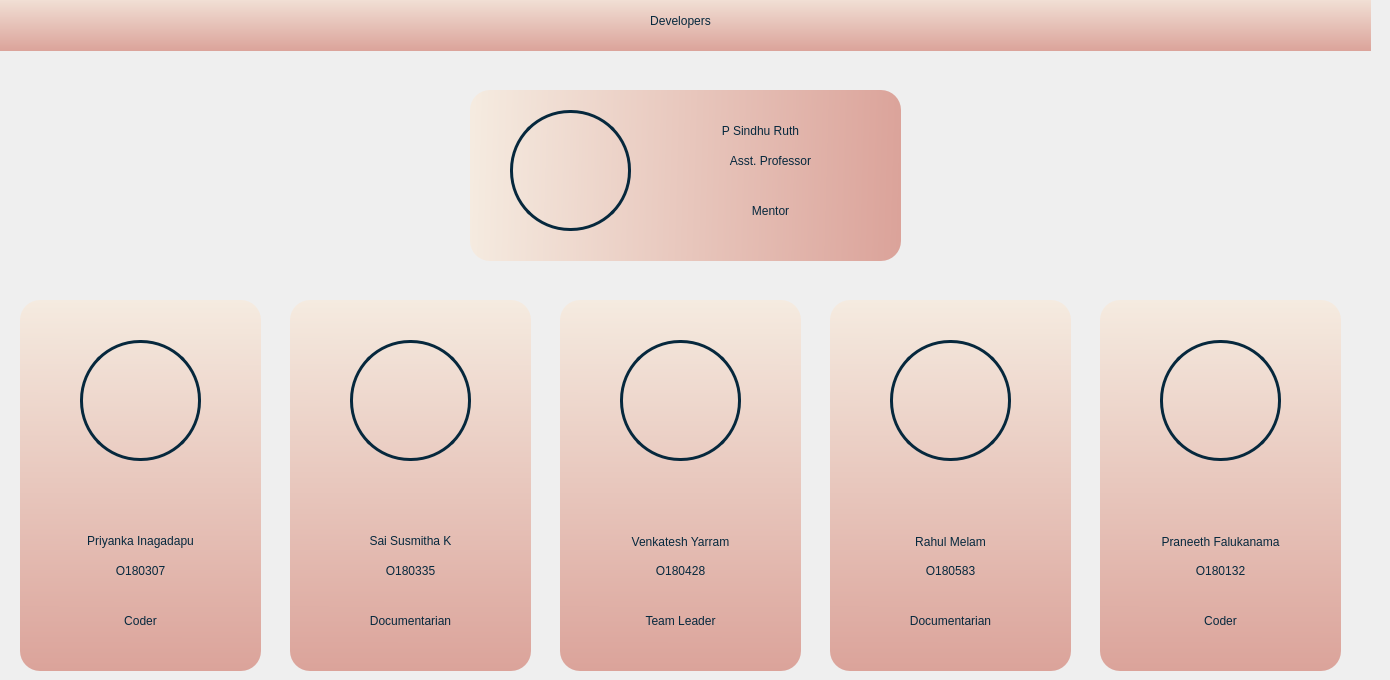
    <widget class="QWidget" name="Developers">
     <widget class="QLabel" name="label_13">
      <property name="geometry">
       <rect>
        <x>-10</x>
        <y>-10</y>
        <width>1381</width>
        <height>61</height>
       </rect>
      </property>
      <property name="styleSheet">
       <string notr="true">QLabel#label_13{

color: rgb(6, 40, 61);
	background-color: qlineargradient(spread:pad, x1:0.511, y1:1, x2:0.512, y2:0, stop:0 rgba(219, 163, 154, 255), stop:1 rgba(245, 235, 224, 255));
font: 75 36pt &quot;Times New Roman&quot;;


}</string>
      </property>
      <property name="text">
       <string>Developers</string>
      </property>
      <property name="alignment">
       <set>Qt::AlignCenter</set>
      </property>
     </widget>
     <widget class="QWidget" name="widget" native="true">
      <property name="geometry">
       <rect>
        <x>20</x>
        <y>300</y>
        <width>241</width>
        <height>371</height>
       </rect>
      </property>
      <property name="styleSheet">
       <string notr="true">QWidget#widget{
	background-color: qlineargradient(spread:pad, x1:0.511, y1:1, x2:0.512, y2:0, stop:0 rgba(219, 163, 154, 255), stop:1 rgba(245, 235, 224, 255));
border-radius:20%;
}
</string>
      </property>
      <widget class="QLabel" name="label_22">
       <property name="geometry">
        <rect>
         <x>0</x>
         <y>220</y>
         <width>241</width>
         <height>41</height>
        </rect>
       </property>
       <property name="styleSheet">
        <string notr="true">color: rgb(6, 40, 61);
font: 18pt &quot;Arial&quot;;</string>
       </property>
       <property name="text">
        <string>Priyanka Inagadapu</string>
       </property>
       <property name="alignment">
        <set>Qt::AlignCenter</set>
       </property>
      </widget>
      <widget class="QLabel" name="label_23">
       <property name="geometry">
        <rect>
         <x>10</x>
         <y>250</y>
         <width>221</width>
         <height>41</height>
        </rect>
       </property>
       <property name="styleSheet">
        <string notr="true">color: rgb(6, 40, 61);
font: 14pt &quot;Arial&quot;;</string>
       </property>
       <property name="text">
        <string>O180307</string>
       </property>
       <property name="alignment">
        <set>Qt::AlignCenter</set>
       </property>
      </widget>
      <widget class="QLabel" name="label_24">
       <property name="geometry">
        <rect>
         <x>10</x>
         <y>300</y>
         <width>221</width>
         <height>41</height>
        </rect>
       </property>
       <property name="styleSheet">
        <string notr="true">color: rgb(6, 40, 61);
font: 75 20pt &quot;Arial&quot;;
</string>
       </property>
       <property name="text">
        <string>Coder</string>
       </property>
       <property name="alignment">
        <set>Qt::AlignCenter</set>
       </property>
      </widget>
      <widget class="QLabel" name="label_40">
       <property name="geometry">
        <rect>
         <x>60</x>
         <y>40</y>
         <width>121</width>
         <height>121</height>
        </rect>
       </property>
       <property name="styleSheet">
        <string notr="true">QLabel#label_40{
border-radius:60%;
border: 3px solid rgb(6, 40, 61);
}</string>
       </property>
       <property name="text">
        <string/>
       </property>
       <property name="pixmap">
        <pixmap resource="../Images/images.qrc">:/pics/PriyankaI.png</pixmap>
       </property>
       <property name="scaledContents">
        <bool>true</bool>
       </property>
      </widget>
     </widget>
     <widget class="QWidget" name="widget_2" native="true">
      <property name="geometry">
       <rect>
        <x>290</x>
        <y>300</y>
        <width>241</width>
        <height>371</height>
       </rect>
      </property>
      <property name="styleSheet">
       <string notr="true">QWidget#widget_2{
	background-color: qlineargradient(spread:pad, x1:0.511, y1:1, x2:0.512, y2:0, stop:0 rgba(219, 163, 154, 255), stop:1 rgba(245, 235, 224, 255));
border-radius:20%;
}
</string>
      </property>
      <widget class="QLabel" name="label_19">
       <property name="geometry">
        <rect>
         <x>10</x>
         <y>220</y>
         <width>221</width>
         <height>41</height>
        </rect>
       </property>
       <property name="styleSheet">
        <string notr="true">color: rgb(6, 40, 61);
font: 18pt &quot;Arial&quot;;</string>
       </property>
       <property name="text">
        <string>Sai Susmitha K</string>
       </property>
       <property name="alignment">
        <set>Qt::AlignCenter</set>
       </property>
      </widget>
      <widget class="QLabel" name="label_20">
       <property name="geometry">
        <rect>
         <x>10</x>
         <y>250</y>
         <width>221</width>
         <height>41</height>
        </rect>
       </property>
       <property name="styleSheet">
        <string notr="true">color: rgb(6, 40, 61);
font: 14pt &quot;Arial&quot;;</string>
       </property>
       <property name="text">
        <string>O180335</string>
       </property>
       <property name="alignment">
        <set>Qt::AlignCenter</set>
       </property>
      </widget>
      <widget class="QLabel" name="label_21">
       <property name="geometry">
        <rect>
         <x>10</x>
         <y>300</y>
         <width>221</width>
         <height>41</height>
        </rect>
       </property>
       <property name="styleSheet">
        <string notr="true">color: rgb(6, 40, 61);
font: 75 20pt &quot;Arial&quot;;
</string>
       </property>
       <property name="text">
        <string>Documentarian</string>
       </property>
       <property name="alignment">
        <set>Qt::AlignCenter</set>
       </property>
      </widget>
      <widget class="QLabel" name="label_37">
       <property name="geometry">
        <rect>
         <x>60</x>
         <y>40</y>
         <width>121</width>
         <height>121</height>
        </rect>
       </property>
       <property name="styleSheet">
        <string notr="true">QLabel#label_37{
border-radius:60%;
border: 3px solid rgb(6, 40, 61);
}</string>
       </property>
       <property name="text">
        <string/>
       </property>
       <property name="pixmap">
        <pixmap resource="../Images/images.qrc">:/pics/SaiSusmitha.png</pixmap>
       </property>
       <property name="scaledContents">
        <bool>true</bool>
       </property>
      </widget>
     </widget>
     <widget class="QWidget" name="widget_3" native="true">
      <property name="geometry">
       <rect>
        <x>560</x>
        <y>300</y>
        <width>241</width>
        <height>371</height>
       </rect>
      </property>
      <property name="styleSheet">
       <string notr="true">QWidget#widget_3{
	background-color: qlineargradient(spread:pad, x1:0.511, y1:1, x2:0.512, y2:0, stop:0 rgba(219, 163, 154, 255), stop:1 rgba(245, 235, 224, 255));
border-radius:20%;
}
</string>
      </property>
      <widget class="QLabel" name="label_15">
       <property name="geometry">
        <rect>
         <x>10</x>
         <y>221</y>
         <width>221</width>
         <height>41</height>
        </rect>
       </property>
       <property name="styleSheet">
        <string notr="true">color: rgb(6, 40, 61);
font: 18pt &quot;Arial&quot;;</string>
       </property>
       <property name="text">
        <string>Venkatesh Yarram</string>
       </property>
       <property name="alignment">
        <set>Qt::AlignCenter</set>
       </property>
      </widget>
      <widget class="QLabel" name="label_16">
       <property name="geometry">
        <rect>
         <x>10</x>
         <y>250</y>
         <width>221</width>
         <height>41</height>
        </rect>
       </property>
       <property name="styleSheet">
        <string notr="true">color: rgb(6, 40, 61);
font: 14pt &quot;Arial&quot;;</string>
       </property>
       <property name="text">
        <string>O180428</string>
       </property>
       <property name="alignment">
        <set>Qt::AlignCenter</set>
       </property>
      </widget>
      <widget class="QLabel" name="label_18">
       <property name="geometry">
        <rect>
         <x>10</x>
         <y>300</y>
         <width>221</width>
         <height>41</height>
        </rect>
       </property>
       <property name="styleSheet">
        <string notr="true">color: rgb(6, 40, 61);
font: 75 20pt &quot;Arial&quot;;
</string>
       </property>
       <property name="text">
        <string>Team Leader</string>
       </property>
       <property name="alignment">
        <set>Qt::AlignCenter</set>
       </property>
      </widget>
      <widget class="QLabel" name="label_36">
       <property name="geometry">
        <rect>
         <x>60</x>
         <y>40</y>
         <width>121</width>
         <height>121</height>
        </rect>
       </property>
       <property name="styleSheet">
        <string notr="true">QLabel#label_36{
border-radius:60%;
border: 3px solid rgb(6, 40, 61);
}</string>
       </property>
       <property name="text">
        <string/>
       </property>
       <property name="pixmap">
        <pixmap>../Images/Venkatesh.png</pixmap>
       </property>
       <property name="scaledContents">
        <bool>true</bool>
       </property>
      </widget>
     </widget>
     <widget class="QWidget" name="widget_4" native="true">
      <property name="geometry">
       <rect>
        <x>830</x>
        <y>300</y>
        <width>241</width>
        <height>371</height>
       </rect>
      </property>
      <property name="styleSheet">
       <string notr="true">QWidget#widget_4{
	background-color: qlineargradient(spread:pad, x1:0.511, y1:1, x2:0.512, y2:0, stop:0 rgba(219, 163, 154, 255), stop:1 rgba(245, 235, 224, 255));
border-radius:20%;
}
</string>
      </property>
      <widget class="QLabel" name="label_25">
       <property name="geometry">
        <rect>
         <x>10</x>
         <y>250</y>
         <width>221</width>
         <height>41</height>
        </rect>
       </property>
       <property name="styleSheet">
        <string notr="true">color: rgb(6, 40, 61);
font: 14pt &quot;Arial&quot;;</string>
       </property>
       <property name="text">
        <string>O180583</string>
       </property>
       <property name="alignment">
        <set>Qt::AlignCenter</set>
       </property>
      </widget>
      <widget class="QLabel" name="label_26">
       <property name="geometry">
        <rect>
         <x>10</x>
         <y>221</y>
         <width>221</width>
         <height>41</height>
        </rect>
       </property>
       <property name="styleSheet">
        <string notr="true">color: rgb(6, 40, 61);
font: 18pt &quot;Arial&quot;;</string>
       </property>
       <property name="text">
        <string>Rahul Melam</string>
       </property>
       <property name="alignment">
        <set>Qt::AlignCenter</set>
       </property>
      </widget>
      <widget class="QLabel" name="label_27">
       <property name="geometry">
        <rect>
         <x>10</x>
         <y>300</y>
         <width>221</width>
         <height>41</height>
        </rect>
       </property>
       <property name="styleSheet">
        <string notr="true">color: rgb(6, 40, 61);
font: 75 20pt &quot;Arial&quot;;
</string>
       </property>
       <property name="text">
        <string>Documentarian</string>
       </property>
       <property name="alignment">
        <set>Qt::AlignCenter</set>
       </property>
      </widget>
      <widget class="QLabel" name="label_38">
       <property name="geometry">
        <rect>
         <x>60</x>
         <y>40</y>
         <width>121</width>
         <height>121</height>
        </rect>
       </property>
       <property name="styleSheet">
        <string notr="true">QLabel#label_38{
border-radius:60%;
border: 3px solid rgb(6, 40, 61);
}</string>
       </property>
       <property name="text">
        <string/>
       </property>
       <property name="pixmap">
        <pixmap>../Images/Rahul.png</pixmap>
       </property>
       <property name="scaledContents">
        <bool>true</bool>
       </property>
      </widget>
     </widget>
     <widget class="QWidget" name="widget_5" native="true">
      <property name="geometry">
       <rect>
        <x>1100</x>
        <y>300</y>
        <width>241</width>
        <height>371</height>
       </rect>
      </property>
      <property name="styleSheet">
       <string notr="true">QWidget#widget_5{
	background-color: qlineargradient(spread:pad, x1:0.511, y1:1, x2:0.512, y2:0, stop:0 rgba(219, 163, 154, 255), stop:1 rgba(245, 235, 224, 255));
border-radius:20%;
}
</string>
      </property>
      <widget class="QLabel" name="label_28">
       <property name="geometry">
        <rect>
         <x>10</x>
         <y>250</y>
         <width>221</width>
         <height>41</height>
        </rect>
       </property>
       <property name="styleSheet">
        <string notr="true">color: rgb(6, 40, 61);
font: 14pt &quot;Arial&quot;;</string>
       </property>
       <property name="text">
        <string>O180132</string>
       </property>
       <property name="alignment">
        <set>Qt::AlignCenter</set>
       </property>
      </widget>
      <widget class="QLabel" name="label_29">
       <property name="geometry">
        <rect>
         <x>0</x>
         <y>221</y>
         <width>241</width>
         <height>41</height>
        </rect>
       </property>
       <property name="styleSheet">
        <string notr="true">color: rgb(6, 40, 61);
font: 18pt &quot;Arial&quot;;</string>
       </property>
       <property name="text">
        <string>Praneeth Falukanama</string>
       </property>
       <property name="alignment">
        <set>Qt::AlignCenter</set>
       </property>
      </widget>
      <widget class="QLabel" name="label_30">
       <property name="geometry">
        <rect>
         <x>10</x>
         <y>300</y>
         <width>221</width>
         <height>41</height>
        </rect>
       </property>
       <property name="styleSheet">
        <string notr="true">color: rgb(6, 40, 61);
font: 75 20pt &quot;Arial&quot;;
</string>
       </property>
       <property name="text">
        <string>Coder</string>
       </property>
       <property name="alignment">
        <set>Qt::AlignCenter</set>
       </property>
      </widget>
      <widget class="QLabel" name="label_39">
       <property name="geometry">
        <rect>
         <x>60</x>
         <y>40</y>
         <width>121</width>
         <height>121</height>
        </rect>
       </property>
       <property name="styleSheet">
        <string notr="true">QLabel#label_39{
border-radius:60%;
border: 3px solid rgb(6, 40, 61);
}</string>
       </property>
       <property name="text">
        <string/>
       </property>
       <property name="pixmap">
        <pixmap resource="../Images/images.qrc">:/pics/Venkatesh.png</pixmap>
       </property>
       <property name="scaledContents">
        <bool>true</bool>
       </property>
      </widget>
     </widget>
     <widget class="QWidget" name="widget_6" native="true">
      <property name="geometry">
       <rect>
        <x>470</x>
        <y>90</y>
        <width>431</width>
        <height>171</height>
       </rect>
      </property>
      <property name="styleSheet">
       <string notr="true">QWidget#widget_6{

	background-color: qlineargradient(spread:pad, x1:1, y1:0.534, x2:0.001, y2:0.522409, stop:0 rgba(219, 163, 154, 255), stop:1 rgba(245, 235, 224, 255));
border-radius:20%;
}
</string>
      </property>
      <widget class="QLabel" name="label_31">
       <property name="geometry">
        <rect>
         <x>180</x>
         <y>20</y>
         <width>221</width>
         <height>41</height>
        </rect>
       </property>
       <property name="styleSheet">
        <string notr="true">color: rgb(6, 40, 61);
font: 18pt &quot;Arial&quot;;</string>
       </property>
       <property name="text">
        <string>P Sindhu Ruth</string>
       </property>
       <property name="alignment">
        <set>Qt::AlignCenter</set>
       </property>
      </widget>
      <widget class="QLabel" name="label_32">
       <property name="geometry">
        <rect>
         <x>190</x>
         <y>50</y>
         <width>221</width>
         <height>41</height>
        </rect>
       </property>
       <property name="styleSheet">
        <string notr="true">color: rgb(6, 40, 61);
font: 14pt &quot;Arial&quot;;</string>
       </property>
       <property name="text">
        <string>Asst. Professor</string>
       </property>
       <property name="alignment">
        <set>Qt::AlignCenter</set>
       </property>
      </widget>
      <widget class="QLabel" name="label_33">
       <property name="geometry">
        <rect>
         <x>190</x>
         <y>100</y>
         <width>221</width>
         <height>41</height>
        </rect>
       </property>
       <property name="styleSheet">
        <string notr="true">color: rgb(6, 40, 61);
font: 75 20pt &quot;Arial&quot;;
</string>
       </property>
       <property name="text">
        <string>Mentor</string>
       </property>
       <property name="alignment">
        <set>Qt::AlignCenter</set>
       </property>
      </widget>
      <widget class="QLabel" name="label_34">
       <property name="geometry">
        <rect>
         <x>40</x>
         <y>20</y>
         <width>121</width>
         <height>121</height>
        </rect>
       </property>
       <property name="styleSheet">
        <string notr="true">QLabel#label_34{
border-radius:60%;
border: 3px solid rgb(6, 40, 61);
}</string>
       </property>
       <property name="text">
        <string/>
       </property>
       <property name="pixmap">
        <pixmap>../Images/SindhuMam.png</pixmap>
       </property>
       <property name="scaledContents">
        <bool>true</bool>
       </property>
      </widget>
     </widget>
    </widget>
